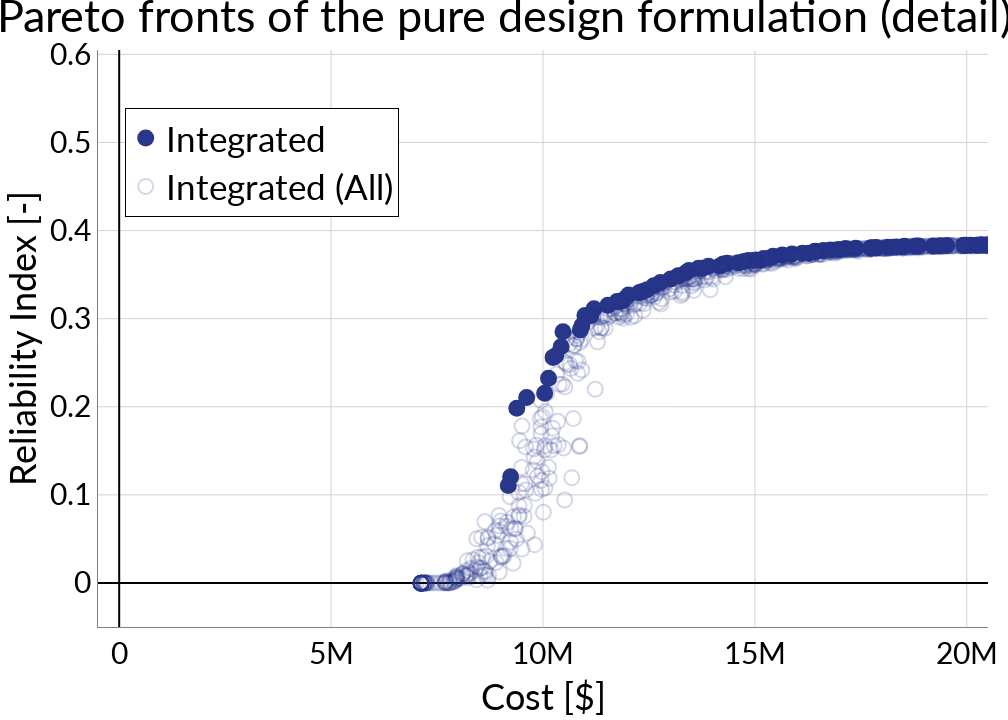

Notebook code for this chart:
### Code cell
title='Pareto fronts of the pure design formulation (detail)'
fig = go.Figure()
e=0
# for each island in islands and individual in individual extract the fitness-vector and put it in a numpy array
fitness = np.array([ind['fitness-vector'] for island in exps[e]['archipelago']['islands'] for ind in island['generations'][-1]['individuals']])
dvs = np.array([ind['decision-vector'] for island in exps[e]['archipelago']['islands'] for ind in island['generations'][-1]['individuals']])

# I want full color the best pareto front of each solution and a lighter color for the rest, which are still pareto fronts but for the individual islands
# Also, I need to make transparent solutions in the best pareto front but that are not feasible (i.e. reliability index < 0)
pf = naive_pareto_front(fitness, f__indexes=True)
pf = pf[fitness[pf,1] <= -0.1] # only feasible solutions (I should do a simulation but this will do)
npf=[p for p in range(len(fitness)) if p not in pf]

mrk=dict(size=msize, symbol=markers[e], color=colors[e], line=dict(width=2, color=colors[e]))

fig.add_trace(go.Scatter(x=fitness[pf,0], y=-fitness[pf,1], mode='markers', marker=mrk,  
                        showlegend=True, name=names[e], legendgroup=names[e],
                        customdata=[[fitness[pf[i],0]/1e6, pf[i]] for i in range(len(pf))],
                        hovertemplate='Cost: %{customdata[0]:.2f}M $<br> Reliability Index: %{y:.2f} <extra>%{customdata[1]}</extra>'
                        ) )
mrk['symbol']=markers[e]+'-open'
#make color from hex to rgba opaque at 0.2
mrk['color']='rgba({},{},{},0.2)'.format(int(colors[e].lstrip('#')[0:2], 16), int(colors[e].lstrip('#')[2:4], 16), int(colors[e].lstrip('#')[4:6], 16))
fig.add_trace(go.Scatter(x=fitness[npf,0], y=-fitness[npf,1], mode='markers', marker=mrk,  
                        showlegend=True, name=names[e]+' (All)', legendgroup=names[e],
                        customdata=[[fitness[npf[i],0]/1e6, npf[i]] for i in range(len(npf))],
                        hovertemplate='Cost: %{customdata[0]:.2f}M $<br> Reliability Index: %{y:.2f} <extra>%{customdata[1]}</extra>'
                        ) )
    
fix_layout(fig, title)
fig.show()

### Figure 1 — Plotly figure (JSON) as saved in the notebook; plotly's stock layout.template omitted (floating-point values rounded to 4 significant figures; data arrays with more than 128 entries replaced by an {"elided": "..."} marker saying what was removed)
{"data": [{"customdata": {"elided": "260x2 float values"}, "hovertemplate": "Cost: %{customdata[0]:.2f}M $<br> Reliability Index: %{y:.2f} <extra>%{customdata[1]}</extra>", "legendgroup": "Integrated", "marker": {"color": "#29378A", "line": {"color": "#29378A", "width": 2}, "size": 15, "symbol": "circle"}, "mode": "markers", "name": "Integrated", "showlegend": true, "type": "scatter", "x": {"elided": "260 float values"}, "y": {"elided": "260 float values"}}, {"customdata": {"elided": "1740x2 float values"}, "hovertemplate": "Cost: %{customdata[0]:.2f}M $<br> Reliability Index: %{y:.2f} <extra>%{customdata[1]}</extra>", "legendgroup": "Integrated", "marker": {"color": "rgba(41,55,138,0.2)", "line": {"color": "#29378A", "width": 2}, "size": 15, "symbol": "circle-open"}, "mode": "markers", "name": "Integrated (All)", "showlegend": true, "type": "scatter", "x": {"elided": "1740 float values"}, "y": {"elided": "1740 float values"}}], "layout": {"font": {"color": "black", "family": "Lato", "size": 30}, "height": 720, "legend": {"bgcolor": "White", "bordercolor": "Black", "borderwidth": 1, "font": {"size": 35}, "groupclick": "toggleitem", "itemclick": "toggleothers", "itemdoubleclick": "toggle", "itemsizing": "trace", "orientation": "v", "tracegroupgap": 100, "traceorder": "normal", "x": 0.03, "xanchor": "left", "y": 0.9, "yanchor": "top"}, "margin": {"b": 10, "l": 10, "pad": 0, "r": 10, "t": 50}, "paper_bgcolor": "white", "plot_bgcolor": "white", "showlegend": true, "title": {"font": {"size": 45}, "text": "Pareto fronts of the pure design formulation (detail)", "x": 0.5, "xanchor": "center", "y": 1, "yanchor": "top"}, "width": 1008, "xaxis": {"automargin": true, "gridcolor": "lightgrey", "linecolor": "grey", "linewidth": 1, "range": [-500000, 20500000], "showgrid": true, "showline": true, "title": {"text": "Cost [$]"}, "zerolinecolor": "black"}, "yaxis": {"automargin": true, "gridcolor": "lightgrey", "linecolor": "grey", "linewidth": 1, "range": [-0.05, 0.605], "showgrid": true, "showline": true, "title": {"text": "Reliability Index [-]"}, "zerolinecolor": "black"}}}
